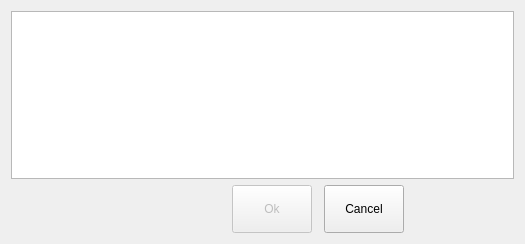
<?xml version="1.0" encoding="UTF-8"?>
<ui version="4.0">
 <class>AvatarDialog</class>
 <widget class="QWidget" name="AvatarDialog">
  <property name="geometry">
   <rect>
    <x>0</x>
    <y>0</y>
    <width>525</width>
    <height>244</height>
   </rect>
  </property>
  <property name="windowTitle">
   <string>Select an Avatar...</string>
  </property>
  <layout class="QVBoxLayout" name="verticalLayout">
   <item>
    <widget class="QListWidget" name="avatarList">
     <property name="iconSize">
      <size>
       <width>64</width>
       <height>64</height>
      </size>
     </property>
     <property name="spacing">
      <number>10</number>
     </property>
     <property name="gridSize">
      <size>
       <width>80</width>
       <height>80</height>
      </size>
     </property>
     <property name="viewMode">
      <enum>QListView::IconMode</enum>
     </property>
     <property name="uniformItemSizes">
      <bool>true</bool>
     </property>
     <property name="selectionRectVisible">
      <bool>false</bool>
     </property>
    </widget>
   </item>
   <item>
    <layout class="QHBoxLayout" name="horizontalLayout">
     <item>
      <spacer name="horizontalSpacer">
       <property name="orientation">
        <enum>Qt::Horizontal</enum>
       </property>
       <property name="sizeHint" stdset="0">
        <size>
         <width>40</width>
         <height>20</height>
        </size>
       </property>
      </spacer>
     </item>
     <item>
      <spacer name="horizontalSpacer_3">
       <property name="orientation">
        <enum>Qt::Horizontal</enum>
       </property>
       <property name="sizeHint" stdset="0">
        <size>
         <width>40</width>
         <height>20</height>
        </size>
       </property>
      </spacer>
     </item>
     <item>
      <widget class="QPushButton" name="okButton">
       <property name="enabled">
        <bool>false</bool>
       </property>
       <property name="minimumSize">
        <size>
         <width>0</width>
         <height>48</height>
        </size>
       </property>
       <property name="text">
        <string>Ok</string>
       </property>
      </widget>
     </item>
     <item>
      <spacer name="horizontalSpacer_4">
       <property name="orientation">
        <enum>Qt::Horizontal</enum>
       </property>
       <property name="sizeType">
        <enum>QSizePolicy::Fixed</enum>
       </property>
       <property name="sizeHint" stdset="0">
        <size>
         <width>6</width>
         <height>20</height>
        </size>
       </property>
      </spacer>
     </item>
     <item>
      <widget class="QPushButton" name="cancelButton">
       <property name="minimumSize">
        <size>
         <width>0</width>
         <height>48</height>
        </size>
       </property>
       <property name="text">
        <string>Cancel</string>
       </property>
      </widget>
     </item>
     <item>
      <spacer name="horizontalSpacer_2">
       <property name="orientation">
        <enum>Qt::Horizontal</enum>
       </property>
       <property name="sizeHint" stdset="0">
        <size>
         <width>40</width>
         <height>20</height>
        </size>
       </property>
      </spacer>
     </item>
    </layout>
   </item>
  </layout>
 </widget>
 <resources/>
 <connections/>
</ui>
